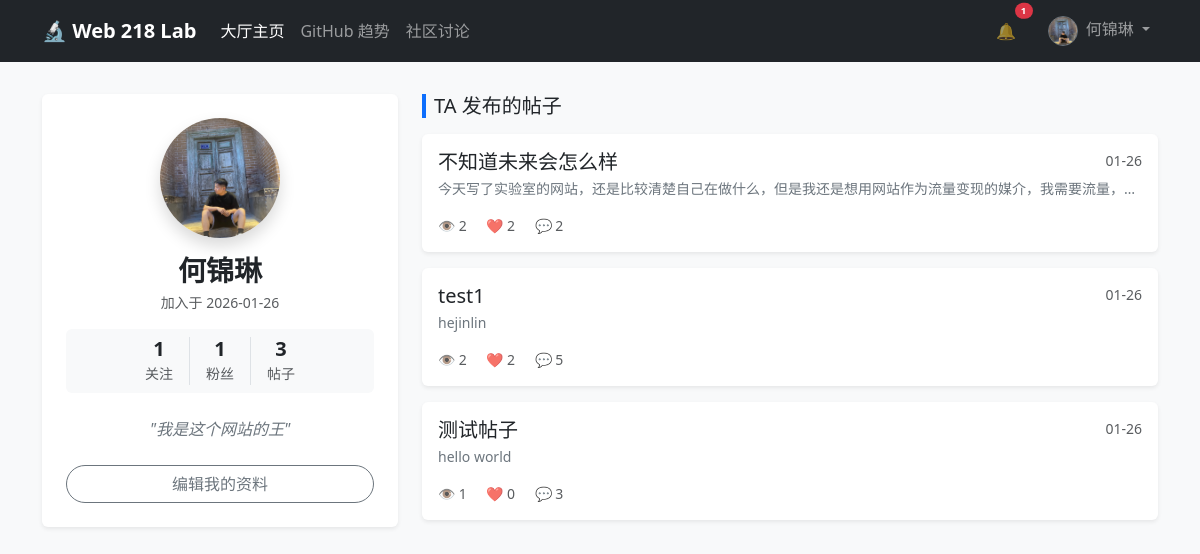
The app's page /users/profile/1/ (signed in), older data.
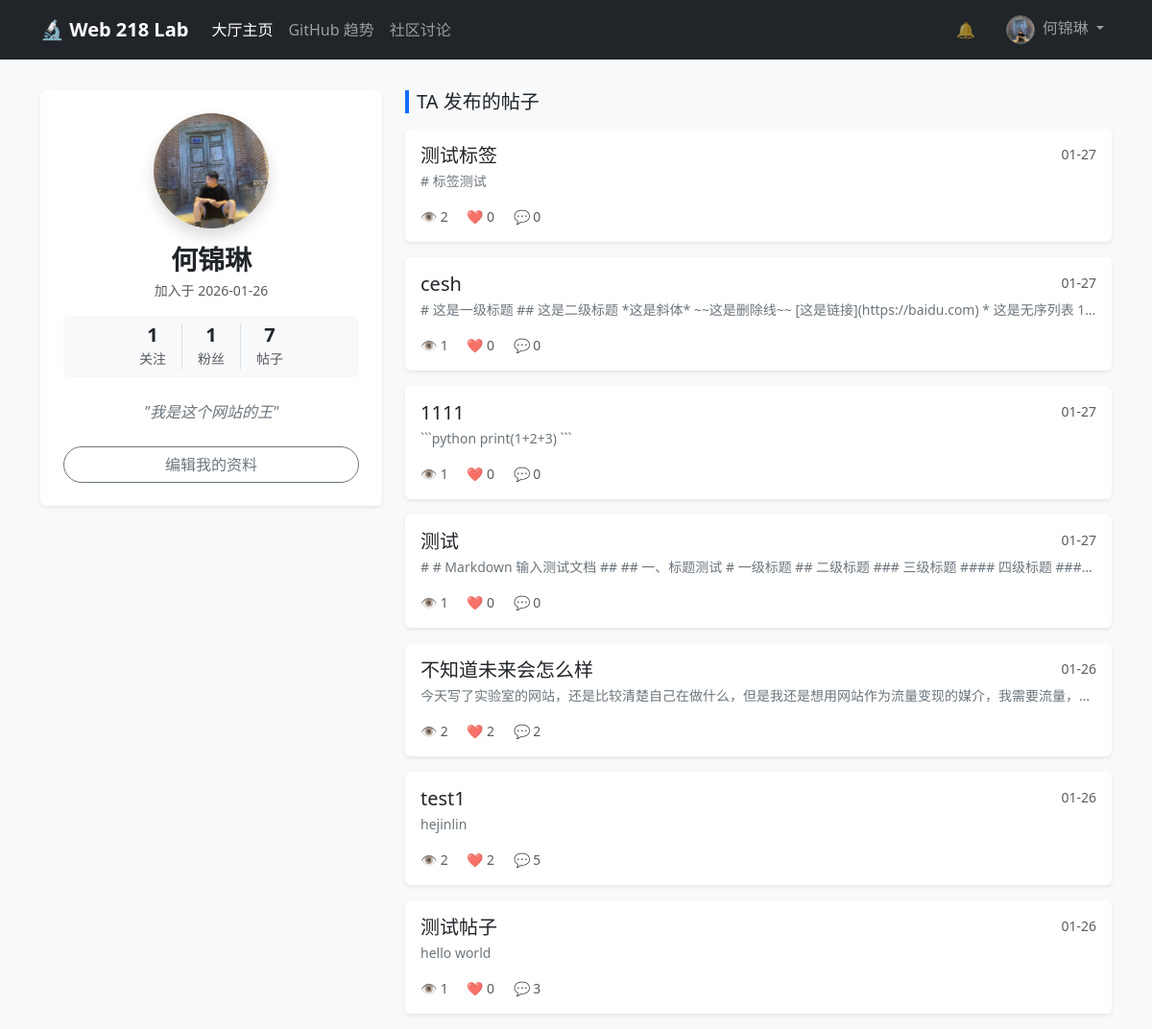
The same page, newer data.
### user_app/models.py (models this page shows, shortened)
class CustomUser(AbstractUser):
    email = models.EmailField(unique=True, verbose_name='邮箱地址')
    nickname = models.CharField(max_length=50, blank=True, verbose_name='昵称')
    bio = models.TextField(max_length=500, blank=True, verbose_name='个人简介')
    avatar = models.ImageField(upload_to=user_avatar_path, blank=True, null=True, verbose_name='头像')
    email_verified = models.BooleanField(default=False, verbose_name='邮箱已验证')
    following = models.ManyToManyField(
        'self',
        symmetrical=False,
        related_name='followers',
        blank=True,
        verbose_name='关注的人'
    )
    class Meta:
        verbose_name = '用户'
        verbose_name_plural = verbose_name

### community/models.py (models this page shows, shortened)
class Post(models.Model):
    title = models.CharField('标题', max_length=200)
    content = models.TextField('内容')
    author = models.ForeignKey(
        settings.AUTH_USER_MODEL,
        on_delete=models.CASCADE,
        related_name='posts',
        verbose_name='作者'
    )
    tags = models.ManyToManyField(
        Tag,
        verbose_name='标签',
        blank=True, # 允许不选标签
        related_name='posts'
    )
    likes = models.ManyToManyField(
        settings.AUTH_USER_MODEL,
        related_name='liked_posts',
        blank=True,
        verbose_name='点赞用户'
    )
    views = models.PositiveIntegerField('浏览量', default=0)
    created_at = models.DateTimeField('发布时间', auto_now_add=True)
    updated_at = models.DateTimeField('更新时间', auto_now=True)
    class Meta:
        verbose_name = '帖子'
        verbose_name_plural = verbose_name
        ordering = ['-created_at']

### user_app/views.py (the view)
# urls.py: path('profile/<int:pk>/', views.public_profile, name='public_profile'),
@login_required
def public_profile(request, pk):
    target_user = get_object_or_404(User, pk=pk)
    user_posts = target_user.posts.all().order_by('-created_at')
    is_following = False
    if request.user.is_authenticated and request.user != target_user:
        if request.user.following.filter(id=target_user.id).exists():
            is_following = True
    context = {
        'target_user': target_user,
        'user_posts': user_posts,
        'is_following': is_following,
        'followers_count': target_user.followers.count(),
        'following_count': target_user.following.count(),
    }
    return render(request, 'user_app/public_profile.html', context)

### notifications/context_processors.py (called while the page is built)
def unread_count(request):
    if request.user.is_authenticated:
        count = Notification.objects.filter(recipient=request.user, is_read=False).count()
        return {'unread_notification_count': count}
    return {}

### user_app/templates/user_app/public_profile.html (shortened to what this page needs)
{% extends 'base.html' %}
{% block content %}
<div class="row">
    <div class="col-md-4 mb-4">
        <div class="card shadow-sm border-0 text-center p-4">
            <div class="mb-3">
                {% if target_user.avatar %}
                    <img src="{{ target_user.avatar.url }}" class="rounded-circle shadow" width="120" height="120" style="object-fit: cover;">
                {% else %}
                    <div class="rounded-circle bg-secondary text-white d-flex align-items-center justify-content-center mx-auto shadow" style="width: 120px; height: 120px; font-size: 3rem;">
                        {{ target_user.username.0|upper }}
                    </div>
                {% endif %}
            </div>
            <h3 class="fw-bold mb-1">{{ target_user.nickname|default:target_user.username }}</h3>
            <p class="text-muted small mb-3">加入于 {{ target_user.date_joined|date:"Y-m-d" }}</p>
            <div class="d-flex justify-content-center mb-4 text-center bg-light py-2 rounded">
                <a href="{% url 'user_app:following_list' target_user.pk %}" class="px-3 border-end text-decoration-none text-dark hover-bg-gray">
                    <div class="h5 fw-bold mb-0">{{ following_count }}</div>
                    <small class="text-muted">关注</small>
                </a>
                <a href="{% url 'user_app:followers_list' target_user.pk %}" class="px-3 border-end text-decoration-none text-dark hover-bg-gray">
                    <div class="h5 fw-bold mb-0">{{ followers_count }}</div>
                    <small class="text-muted">粉丝</small>
                </a>
                <div class="px-3">
                    <div class="h5 fw-bold mb-0">{{ user_posts.count }}</div>
                    <small class="text-muted">帖子</small>
                </div>
            </div>
            {% if target_user.bio %}
                <p class="text-secondary fst-italic px-2 mb-4">"{{ target_user.bio }}"</p>
            {% endif %}
            {% if user.is_authenticated and user != target_user %}
                <div class="d-grid gap-2">
                    <form action="{% url 'user_app:follow_user' target_user.pk %}" method="post">
                        {% csrf_token %}
                        {% if is_following %}
                            <button type="submit" class="btn btn-secondary w-100 rounded-pill">
                                已关注 (点击取关)
                            </button>
                        {% else %}
                            <button type="submit" class="btn btn-primary w-100 rounded-pill shadow-sm">
                                + 关注 TA
                            </button>
                        {% endif %}
                    </form>
                    <a href="{% url 'direct_messages:chat_room' target_user.pk %}" class="btn btn-outline-primary rounded-pill">
                        ✉️ 发私信
                    </a>
                </div>
            {% elif user == target_user %}
                <a href="{% url 'user_app:profile' %}" class="btn btn-outline-secondary w-100 rounded-pill">编辑我的资料</a>
            {% endif %}
        </div>
    </div>
    <div class="col-md-8">
        <h5 class="mb-3 ps-2 border-start border-4 border-primary">TA 发布的帖子</h5>
        {% for post in user_posts %}
        <div class="card shadow-sm mb-3 border-0 hover-shadow">
            <div class="card-body">
                <div class="d-flex justify-content-between">
                    <h5 class="card-title mb-1">
                        <a href="{% url 'community:post_detail' post.pk %}" class="text-decoration-none text-dark stretched-link">
                            {{ post.title }}
                        </a>
                    </h5>
                    <small class="text-muted">{{ post.created_at|date:"m-d" }}</small>
                </div>
                <p class="card-text text-secondary text-truncate small">{{ post.content }}</p>
                <div class="mt-2 text-muted small">
                    <span class="me-3">👁️ {{ post.views }}</span>
                    <span class="me-3">❤️ {{ post.likes.count }}</span>
                    <span>💬 {{ post.comments.count }}</span>
                </div>
            </div>
        </div>
        {% empty %}
        <div class="text-center py-5 text-muted bg-white rounded shadow-sm">
            <p class="mb-0">这个人很懒，什么都没写。</p>
        </div>
        {% endfor %}
    </div>
</div>
{% endblock %}

### templates/base.html (shortened to what this page needs)
<!DOCTYPE html>
<html lang="zh">
<head>
    <link href="https://cdn.jsdelivr.net/npm/bootstrap@5.3.0/dist/css/bootstrap.min.css" rel="stylesheet">
</head>
<body class="bg-light">
<nav class="navbar navbar-expand-lg navbar-dark bg-dark fixed-top">
  <div class="container">
    <a class="navbar-brand fw-bold" href="{% url 'home' %}">🔬 Web 218 Lab</a>
    <div class="collapse navbar-collapse" id="navbarNav">
      <ul class="navbar-nav me-auto">
        <li class="nav-item">
          <a class="nav-link active" href="{% url 'home' %}">大厅主页</a>
        </li>
        <li class="nav-item">
          <a class="nav-link" href="{% url 'Github_trend:index' %}">GitHub 趋势</a>
        </li>
        <li class="nav-item">
            <a class="nav-link" href="{% url 'community:post_list' %}">社区讨论</a>
        </li>
      </ul>
      <ul class="navbar-nav align-items-center">
        {% if user.is_authenticated %}
            <li class="nav-item me-3">
                <a class="nav-link position-relative" href="{% url 'notifications:list' %}">
                    🔔
                    {% if unread_notification_count > 0 %}
                    <span class="position-absolute top-0 start-100 translate-middle badge rounded-pill bg-danger" style="font-size: 0.6rem;">
                        {{ unread_notification_count }}
                    </span>
                    {% endif %}
                </a>
            </li>
            <li class="nav-item dropdown">
                <a class="nav-link dropdown-toggle" href="#" role="button" data-bs-toggle="dropdown">
                    {% if user.avatar %}
                        <img src="{{ user.avatar.url }}"
                            class="rounded-circle border border-secondary"
                            style="width: 30px; height: 30px; object-fit: cover; aspect-ratio: 1 / 1;">
                    {% else %}
                        👤
                    {% endif %}
                    <span class="ms-1">{{ user.nickname|default:user.username }}</span>
                </a>
            </li>
        {% endif %}
      </ul>
    </div>
  </div>
</nav>
<div class="container mt-4">
    {% block content %}
    {% endblock %}
</div>
</body>
</html>

### templates/base.html (style rules this page uses)
body { padding-top: 70px; }
img, video, iframe { max-width: 100%; height: auto; }
img.rounded-circle { object-fit: cover !important; aspect-ratio: 1 / 1 !important; height: auto; }
.navbar-nav img.rounded-circle { height: 30px !important; width: 30px !important; }

Row changes from the older to the newer data that the page shows:
added Post: title "测试标签", created_at "01-27", content "# 标签测试", views "2", likes.count "0", comments.count "0"
added Post: title "cesh", created_at "01-27", content "# 这是一级标题 ## 这是二级标题 *这是斜体* ~~这是删除线~~ [这是链接](https://baidu.com) * 这是无序列表 1…", views "1", likes.count "0", comments.count "0"
added Post: title "1111", created_at "01-27", content "```python print(1+2+3) ```", views "1", likes.count "0", comments.count "0"
added Post: title "测试", created_at "01-27", content "# # Markdown 输入测试文档 ## ## 一、标题测试 # 一级标题 ## 二级标题 ### 三级标题 #### 四级标题 ###…", views "1", likes.count "0", comments.count "0"
Text that changed along with them:
{{ user_posts.count }}: "3" → "7"
{{ unread_notification_count }}: "1" → (not shown)
